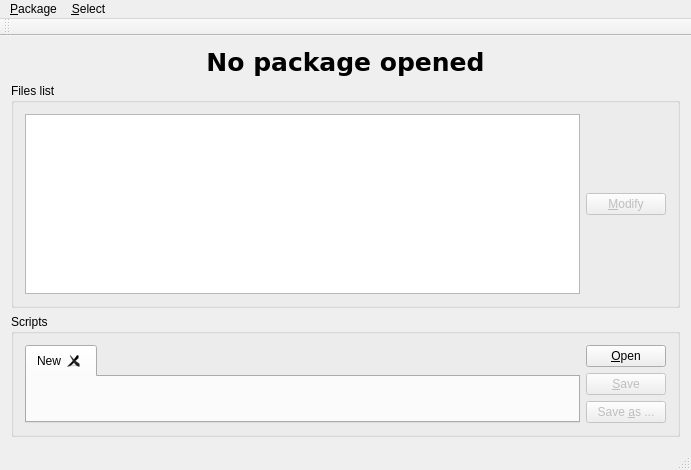
<?xml version="1.0" encoding="UTF-8"?>
<ui version="4.0">
 <class>MainWindow</class>
 <widget class="QMainWindow" name="MainWindow">
  <property name="geometry">
   <rect>
    <x>0</x>
    <y>0</y>
    <width>691</width>
    <height>470</height>
   </rect>
  </property>
  <property name="windowTitle">
   <string>dpkg v1.0.0 - Packages Manager</string>
  </property>
  <widget class="QWidget" name="centralWidget">
   <layout class="QGridLayout" name="gridLayout">
    <item row="0" column="0">
     <layout class="QVBoxLayout" name="mainLayout">
      <item>
       <widget class="QLabel" name="lblPackageName">
        <property name="maximumSize">
         <size>
          <width>16777215</width>
          <height>50</height>
         </size>
        </property>
        <property name="font">
         <font>
          <family>DejaVu Sans</family>
          <pointsize>19</pointsize>
          <weight>75</weight>
          <bold>true</bold>
          <underline>false</underline>
          <kerning>true</kerning>
         </font>
        </property>
        <property name="cursor">
         <cursorShape>ArrowCursor</cursorShape>
        </property>
        <property name="text">
         <string>No package opened</string>
        </property>
        <property name="alignment">
         <set>Qt::AlignHCenter|Qt::AlignTop</set>
        </property>
       </widget>
      </item>
      <item>
       <widget class="QGroupBox" name="boxFiles">
        <property name="title">
         <string>Files list</string>
        </property>
        <layout class="QHBoxLayout" name="horizontalLayout">
         <item>
          <widget class="QListWidget" name="listFiles"/>
         </item>
         <item>
          <widget class="QPushButton" name="butModifyList">
           <property name="enabled">
            <bool>false</bool>
           </property>
           <property name="text">
            <string>&amp;Modify</string>
           </property>
          </widget>
         </item>
        </layout>
       </widget>
      </item>
     </layout>
    </item>
    <item row="1" column="0">
     <widget class="QGroupBox" name="boxScript">
      <property name="title">
       <string>Scripts</string>
      </property>
      <layout class="QHBoxLayout" name="horizontalLayout_2">
       <item>
        <widget class="TabWidget" name="tabWidget">
         <property name="tabPosition">
          <enum>QTabWidget::North</enum>
         </property>
         <property name="tabShape">
          <enum>QTabWidget::Rounded</enum>
         </property>
         <property name="currentIndex">
          <number>0</number>
         </property>
         <property name="tabsClosable">
          <bool>true</bool>
         </property>
         <property name="movable">
          <bool>false</bool>
         </property>
         <widget class="QWidget" name="tabNewScript">
          <attribute name="title">
           <string>New</string>
          </attribute>
         </widget>
        </widget>
       </item>
       <item>
        <layout class="QVBoxLayout" name="butScriptsLayout">
         <item>
          <widget class="QPushButton" name="butOpenScript">
           <property name="text">
            <string>&amp;Open</string>
           </property>
          </widget>
         </item>
         <item>
          <widget class="QPushButton" name="butSaveScript">
           <property name="enabled">
            <bool>false</bool>
           </property>
           <property name="text">
            <string>&amp;Save</string>
           </property>
          </widget>
         </item>
         <item>
          <widget class="QPushButton" name="butSaveAsScript">
           <property name="enabled">
            <bool>false</bool>
           </property>
           <property name="text">
            <string>Save &amp;as ...</string>
           </property>
          </widget>
         </item>
        </layout>
       </item>
      </layout>
     </widget>
    </item>
   </layout>
  </widget>
  <widget class="QMenuBar" name="menuBar">
   <property name="geometry">
    <rect>
     <x>0</x>
     <y>0</y>
     <width>691</width>
     <height>22</height>
    </rect>
   </property>
   <widget class="QMenu" name="menu_File">
    <property name="title">
     <string>&amp;Package</string>
    </property>
    <addaction name="action_New"/>
    <addaction name="action_Open"/>
    <addaction name="action_Save"/>
    <addaction name="actionS_ave_as"/>
    <addaction name="separator"/>
    <addaction name="action_About"/>
    <addaction name="actionE_xit"/>
   </widget>
   <widget class="QMenu" name="menu_Select">
    <property name="title">
     <string>&amp;Select</string>
    </property>
    <addaction name="action_Root_directory"/>
    <addaction name="action_Workspace"/>
   </widget>
   <addaction name="menu_File"/>
   <addaction name="menu_Select"/>
  </widget>
  <widget class="QToolBar" name="mainToolBar">
   <attribute name="toolBarArea">
    <enum>TopToolBarArea</enum>
   </attribute>
   <attribute name="toolBarBreak">
    <bool>false</bool>
   </attribute>
  </widget>
  <widget class="QStatusBar" name="statusBar"/>
  <action name="action_Open">
   <property name="text">
    <string>&amp;Open ...</string>
   </property>
  </action>
  <action name="action_Save">
   <property name="enabled">
    <bool>false</bool>
   </property>
   <property name="text">
    <string>&amp;Save</string>
   </property>
  </action>
  <action name="actionS_ave_as">
   <property name="enabled">
    <bool>false</bool>
   </property>
   <property name="text">
    <string>S&amp;ave as ...</string>
   </property>
  </action>
  <action name="actionE_xit">
   <property name="text">
    <string>E&amp;xit</string>
   </property>
  </action>
  <action name="action_Root_directory">
   <property name="text">
    <string>H&amp;ost root ...</string>
   </property>
  </action>
  <action name="action_About">
   <property name="text">
    <string>&amp;About</string>
   </property>
  </action>
  <action name="action_New">
   <property name="text">
    <string>&amp;New</string>
   </property>
  </action>
  <action name="action_Workspace">
   <property name="text">
    <string>&amp;Workspace ...</string>
   </property>
  </action>
 </widget>
 <layoutdefault spacing="6" margin="11"/>
 <customwidgets>
  <customwidget>
   <class>TabWidget</class>
   <extends>QTabWidget</extends>
   <header>tabwidget.h</header>
   <container>1</container>
  </customwidget>
 </customwidgets>
 <resources/>
 <connections/>
</ui>
